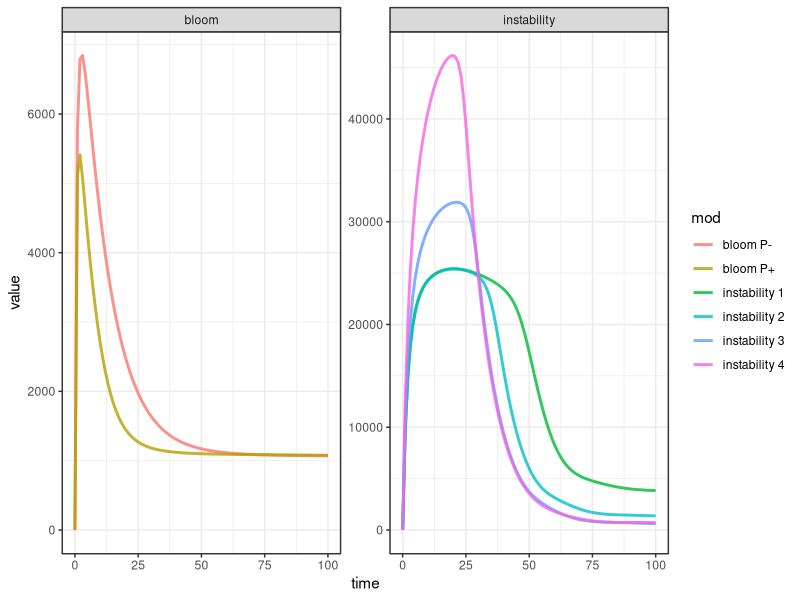

Reproduce this figure in R.
#' Jenson 2006

library(tidyverse)
library(deSolve)

# Define the model
phage_model <- function(time, state, parameters) {
    # Unpack state variables
    N <- state[1]
    In <- state[2]
    Ip <- state[3]
    R <- state[4]
    V <- state[5]
    P <- state[6]
    S = N - In - Ip - R

    # Unpack parameters
    m = parameters[1]
    Kv = parameters[2]
    beta = parameters[3]
    gamma = parameters[4]
    omega = parameters[5]
    k = parameters[6]
    l = parameters[7]
    pi = parameters[8]
    mun = parameters[9]
    mup = parameters[10]
    c = parameters[11]
    alpha = parameters[12]
    a = parameters[13]
    delta = parameters[14]

    # Calculate derivatives
    # dprey <- alpha * prey - beta * prey * predator
    # dpredator <- delta * prey * predator - gamma * predator

    Ca <- function (a) 2^(1/a) - 1

    dS <- -pi * S * (V / (Ca(a)*k + V))^a - delta * S + delta * N
    dIn <- pi * S * (l / (l + P)) * (V / (Ca(a)*k + V))^a - (mun + delta) * In
    dIp <- pi * S * (P / (l + P)) * (V / (Ca(a)*k + V))^a - (mup + delta) * Ip
    dR <- mun * In + mup * Ip - delta * R
    dV <- V * (m * (1 - V/Kv) - gamma * P) + c * (In + Ip)
    dP <- P * (beta * gamma * V - omega) + alpha * c * Ip


    return(list(c(dS, dIn, dIp, dR, dV, dP)))
}

# Set parameters ----
parameters <- c(
    m = 0.3,            # Bacterial growth rate. Day^-1
    Kv = 2.5e6,         # Bacterial carrying capacity. Cells per litter
    beta = 100,         # Phage burst size. Virions per cell
    gamma = 1.4e-9,     # Phage adsorption rate. Liters per virion per day
    omega = 0.525,      # Phage decay rate. Virions per day
    k = 4e7,            # Bacterial 50% infectious dose. Cells per day
    l = 2.1e7,          # Phage 50% infectious dose. Virions per day
    pi = 0.1,           # Severe disease rate. Day^-1
    mun = 0.1,          # Phage-negative recovery rate. Day^-1
    mup = 0.1,          # Phage-postive recovery rate. Day^-1
    c = 10,             # Mean bacterial shed rate. Cells per liter per day
    alpha = 1,          # Mean phage shed rate. Virions per cell
    a = 7,              # Threshold parameter
    delta = 1e-4        # Death/immigration rate. Day^-1
)
# Default parameter such that phi = Kv * beta * gamma / omega = 2/3

# Initial state ----
initial_state <- c(
    N = 1e6,        # Total human population
    In = 0,         # Phage-negative infecteds
    Ip = 0,         # Phage-positive infecteds
    R = 0,          # Recovereds/deceased
    V = 5*2.5*1e6,  # Vibrio density
    P = 1e8         # Phage density
)

# Time vector for simulation ----
time <- seq(0, 100, by = 1)

# Run the simulation ----
clean_ode <- function (out) {
    as_tibble(out) %>%
    pivot_longer(-time) %>%
    mutate(time = as.numeric(time), value = as.numeric(value))
}

tb_mods <- tibble(
    hypo = c(rep("bloom", 2), rep("instability", 4)),
    mod = c("bloom P+", "bloom P-", "instability 1", "instability 2", "instability 3", "instability 4"),
    pars = list(
        parameters, parameters,
        {parameters["Kv"] = 2.5e6 * 9/4; parameters["omega"] = 0.525; parameters["a"] = 7; parameters}, # phi = 1.5
        {parameters["Kv"] = 2.5e6 * 9/4; parameters["omega"] = 0.394; parameters["a"] = 7; parameters}, # phi = 2
        {parameters["Kv"] = 2.5e6 * 9/4; parameters["omega"] = 0.263; parameters["a"] = 5; parameters}, # phi = 3
        {parameters["Kv"] = 2.5e6 * 9/4; parameters["omega"] = 0.158; parameters["a"] = 3; parameters} # phi = 5
    ),
    init = list(
        initial_state,
        {initial_state["P"] = 0; initial_state},
        {initial_state["P"] = 1; initial_state},
        {initial_state["P"] = 1; initial_state},
        {initial_state["P"] = 1; initial_state},
        {initial_state["P"] = 1; initial_state}
    )
) %>%
    mutate(
        out = map2(pars, init, ~ode(y = .y, times = time, func = phage_model, parms = .x)),
        tb = map(out, clean_ode)
    )

# Plot ----
p <- tb_mods %>%
    select(hypo, mod, tb) %>%
    unnest(tb) %>%
    filter(name %in% c("In", "Ip")) %>%
    #filter(name %in% c("Ip")) %>%
    group_by(hypo, mod, time) %>%
    summarize(value = sum(value)) %>%
    ggplot() +
    geom_line(aes(x = time, y = value, color = mod), linewidth = 1, alpha = .8) +
    facet_wrap(~hypo, scales = "free_y") +
    coord_cartesian(clip = "off") +
    theme_bw() +
    theme() +
    guides() +
    labs()

ggsave(here::here("plots/Jensen2006.png"), p, width = 10, height = 5)



if (F) {

tb <- ode(y = initial_state, times = time, func = phage_model, parms = parameters) %>%
    as_tibble %>%
    pivot_longer(-time) %>%
    mutate(time = as.numeric(time), value = as.numeric(value))

tb %>%
    #filter(name %in% c("V", "P"))
    filter(name %in% c("In", "Ip")) %>%
    group_by(time) %>%
    summarize(value = sum(value)) %>%
    ggplot() +
    geom_line(aes(x = time, y = value)) +
    coord_cartesian(clip = "off") +
    theme_bw() +
    theme() +
    guides() +
    labs()

}
